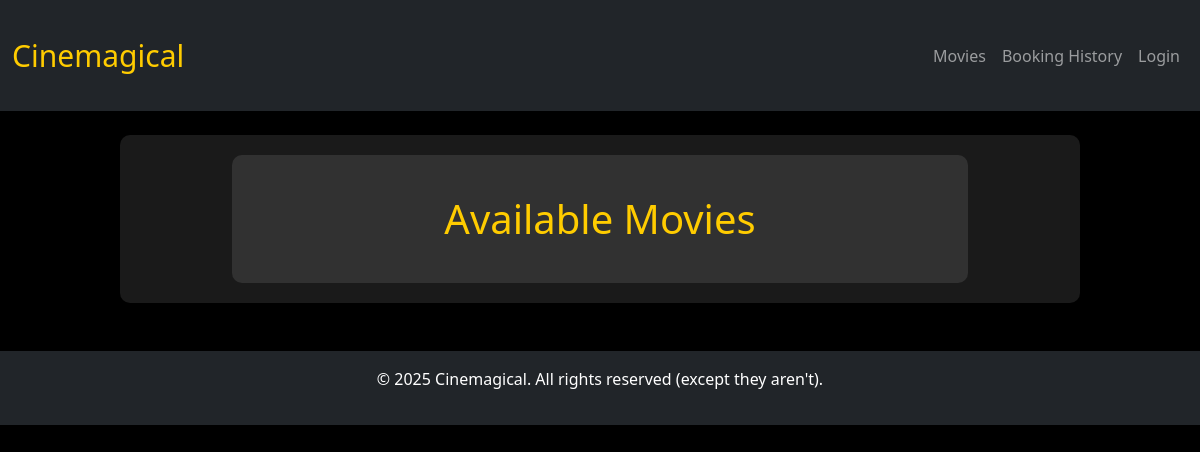
/, run on an earlier commit of the app's database.
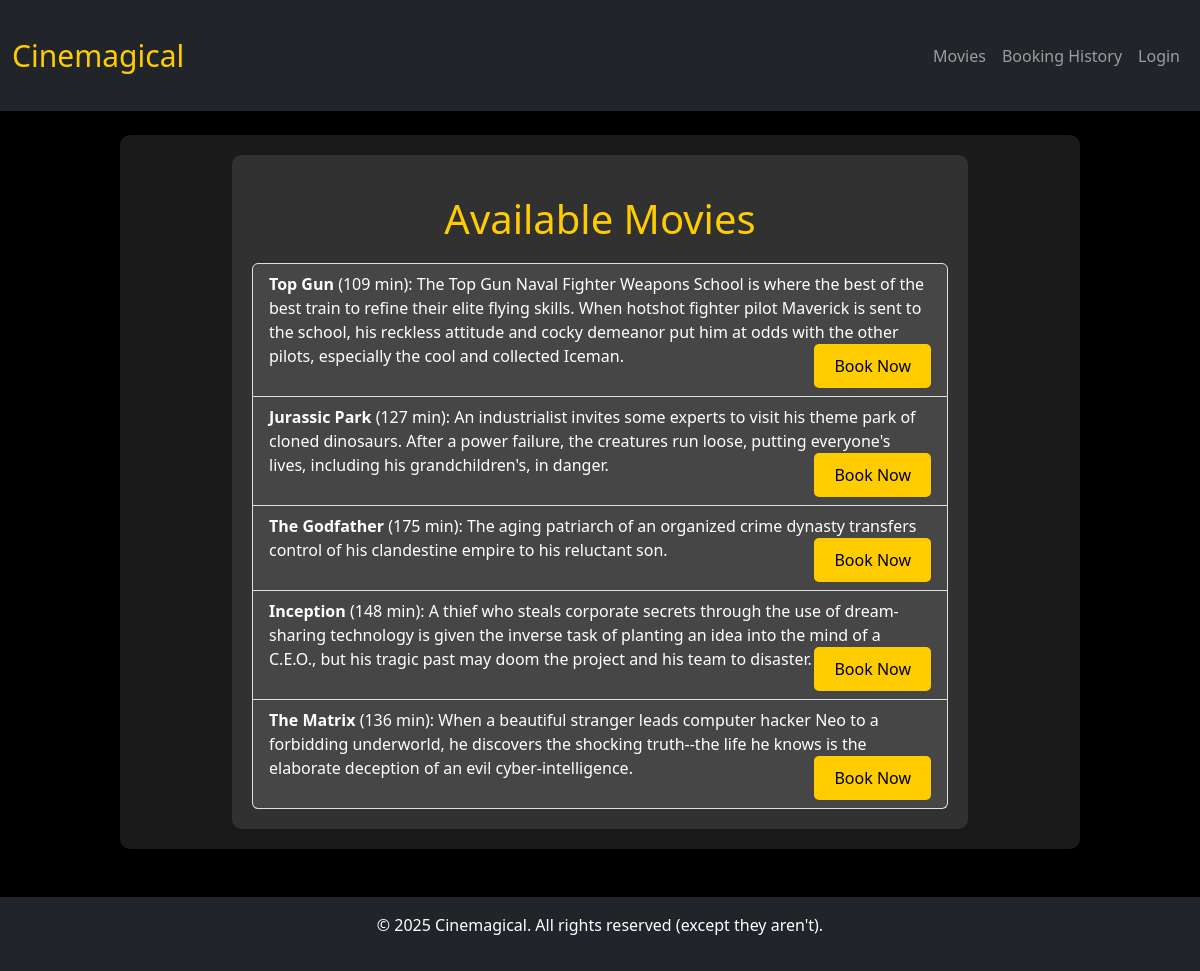
And on a later commit of the database.
### bookings/models.py (models this page shows)
class Movie(models.Model):
    title = models.CharField(max_length=30)
    description = models.TextField(max_length=500)
    release_date = models.DateField()
    duration = models.IntegerField()

### bookings/views.py (the view)
# urls.py: path('', view_movies, name='movies'),
def view_movies(request):
    movies = Movie.objects.all() #gets all movie objects that exist
    return TemplateResponse(request, 'movie_list.html', {"movies": movies})

### bookings/templates/bookings/movie_list.html (shortened to what this page needs)
{% extends "base.html" %}
{% block content %}
<div class="container">
    <h1>Available Movies</h1>
    <ul class="list-group">
        {% for movie in movies %}
            <li class="list-group-item">
                <strong>{{ movie.title }}</strong> ({{movie.duration}} min): {{ movie.description }}
                <a href="{% url 'book_seat' movie.id %}" class="btn btn-primary btn-sm float-end">Book Now</a>
            </li>
        {% endfor %}
    </ul>
</div>
{% endblock %}

### bookings/templates/bookings/base.html (shortened to what this page needs)
{% load static %}
<!DOCTYPE html>
<html lang="en">
<head>
    <link href="https://cdn.jsdelivr.net/npm/bootstrap@5.3.0/dist/css/bootstrap.min.css" rel="stylesheet">
    <link rel="stylesheet" href="{% static 'css/styles.css' %}">
</head>
<body>
    <nav class="navbar navbar-expand-lg navbar-dark bg-dark">
        <div class="container-fluid">
            <a class="navbar-brand" href="{% url 'movies' %}">Cinemagical</a>
            <div class="collapse navbar-collapse" id="navbarNav">
                <ul class="navbar-nav ms-auto">
                    <li class="nav-item"><a class="nav-link" href="{% url 'movies' %}">Movies</a></li>
                    <li class="nav-item"><a class="nav-link" href="{% url 'booking_history' %}">Booking History</a></li>
                    {% if user.is_authenticated %}
                        <li class="nav-item">
                            <form action="{% url 'logout' %}" method="post" class="d-inline">
                                {% csrf_token %}
                                <button type="submit" class="btn btn-warning btn-sm">Logout</button>
                            </form>
                        </li>
                    {% else %}
                        <li class="nav-item"><a class="nav-link" href="{% url 'login' %}">Login</a></li>
                    {% endif %}
                </ul>
            </div>
        </div>
    </nav>
    <div class="container mt-4">
        {% block content %}{% endblock %}
    </div>
    <footer class="bg-dark text-white text-center py-3 mt-5">
        <p>&copy; 2025 Cinemagical. All rights reserved (except they aren't).</p>
    </footer>
</body>
</html>

### bookings/static/css/styles.css (style rules this page uses)
body { background-color: #000; color: #fff; margin: 0; padding: 0; }
.navbar-brand { margin: 20px 0; text-align: center; color: #ffcc00; font-size: 30px; }
.list-group-item { background-color: rgba(255, 255, 255, 0.1); color: #fff; }
h1, h2, h3, h4, h5, h6 { margin: 20px 0; text-align: center; color: #ffcc00; }
p { line-height: 1.6; text-align: center; }
.container { width: 80%; margin: auto; padding: 20px; background-color: rgba(255, 255, 255, 0.1); border-radius: 10px; }
button, .btn { background-color: #ffcc00; color: #000; border: none; padding: 10px 20px; font-size: 16px; cursor: pointer; border-radius: 5px; transition: 0.3s; text-align: center; }

What changed in the data, as far as the page shows it:
added Movie: title "Top Gun", duration "109", description "The Top Gun Naval Fighter Weapons School is where the best of the best train to refine their elite flying skills. When hotshot fighter pilot Maverick is sent to the school, his reckless attitude and cocky demeanor put him at odds with the other pilots, especially the cool and collected Iceman."
added Movie: title "Jurassic Park", duration "127", description "An industrialist invites some experts to visit his theme park of cloned dinosaurs. After a power failure, the creatures run loose, putting everyone's lives, including his grandchildren's, in danger."
added Movie: title "The Godfather", duration "175", description "The aging patriarch of an organized crime dynasty transfers control of his clandestine empire to his reluctant son."
added Movie: title "Inception", duration "148", description "A thief who steals corporate secrets through the use of dream-sharing technology is given the inverse task of planting an idea into the mind of a C.E.O., but his tragic past may doom the project and his team to disaster."
added Movie: title "The Matrix", duration "136", description "When a beautiful stranger leads computer hacker Neo to a forbidding underworld, he discovers the shocking truth--the life he knows is the elaborate deception of an evil cyber-intelligence."
